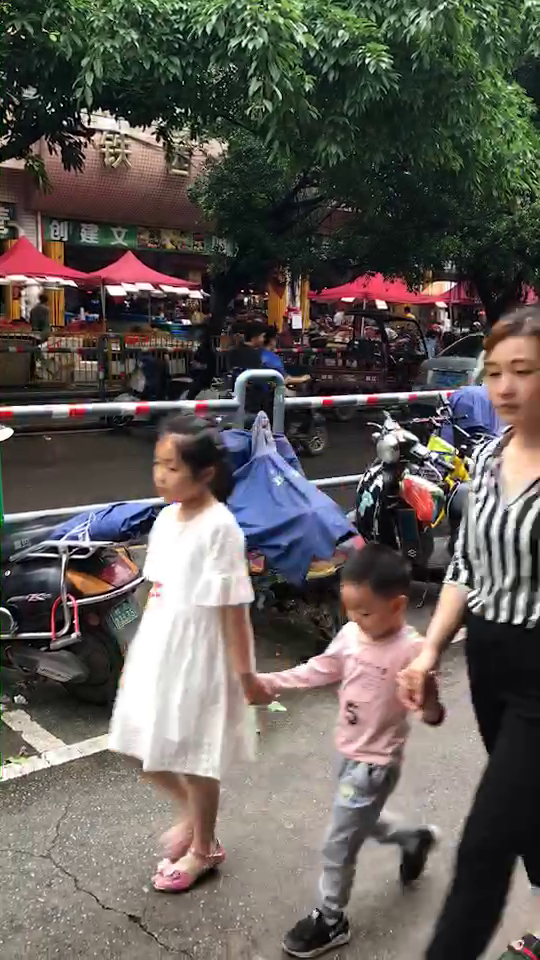
#> input picture frame 30 of python-行人检测-可用/pedestrian-detection/videos/test01.mp4, 540 x 960 px
$ python videoDetect.py
#> lines starting #> are read from the running program, lines starting #| are printed output that depends on the picture
# USAGE
# python detect.py --images images

# import the necessary packages
from __future__ import print_function
from imutils.object_detection import non_max_suppression
from imutils import paths
import numpy as np
import argparse
import imutils
import cv2
import xml.etree.ElementTree as ET

# 定义旋转rotate函数
def rotate(image, angle, center=None, scale=1.0):
    # 获取图像尺寸
    (h, w) = image.shape[:2]

    # 若未指定旋转中心，则将图像中心设为旋转中心
    if center is None:
        center = (w / 2, h / 2)

    # 执行旋转
    M = cv2.getRotationMatrix2D(center, angle, scale)
    rotated = cv2.warpAffine(image, M, (w, h))

    # 返回旋转后的图像
    return rotated


# initialize the HOG descriptor/person detector
hog = cv2.HOGDescriptor()
# hog.load('./detector/cascade.xml')
svm = cv2.HOGDescriptor_getDefaultPeopleDetector()
# svm.load('./detector/cascade.xml')
# svm =
# hog.setSVMDetector(svm)
# svm = cv2.ml.SVM_load('./detector/cascade.xml')
hog.setSVMDetector(svm)

camera = cv2.VideoCapture('./videos/test01.mp4')
# 初始化视频流的第一帧
firstFrame = None
while True:
  # 获取当前帧并初始化occupied/unoccupied文本
  (grabbed, frame) = camera.read()
#> frame is the input picture: shape (960, 540, 3); mean B, G, R 87.3, 92.2, 97.7
  text = "Unoccupied"
  # 如果不能抓取到一帧，说明我们到了视频的结尾
  if not grabbed:
    break
  # 调整该帧的大小，转换为灰阶图像并且对其进行高斯模糊
  frame = imutils.resize(frame, width=500)
#> frame: shape (888, 500, 3)
  gray = cv2.cvtColor(frame, cv2.COLOR_BGR2GRAY)
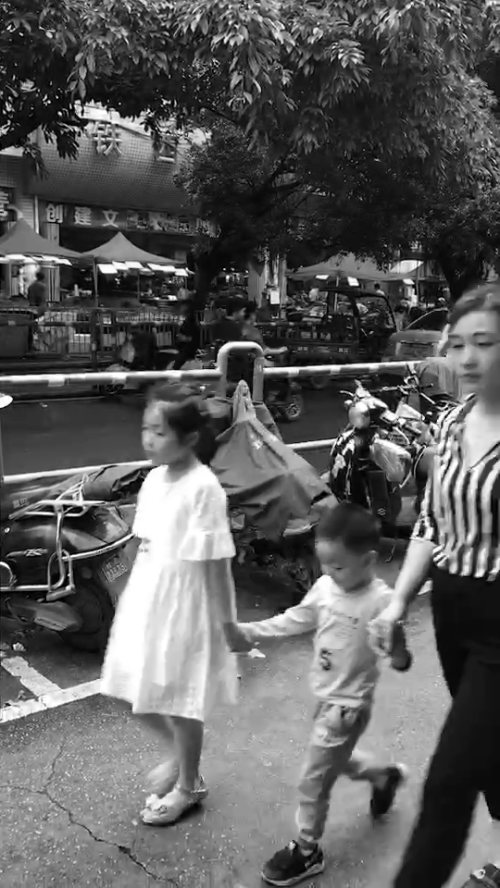
#> gray: shape (888, 500); min 0, max 255, mean 93.3
  gray = cv2.GaussianBlur(gray, (21, 21), 0)
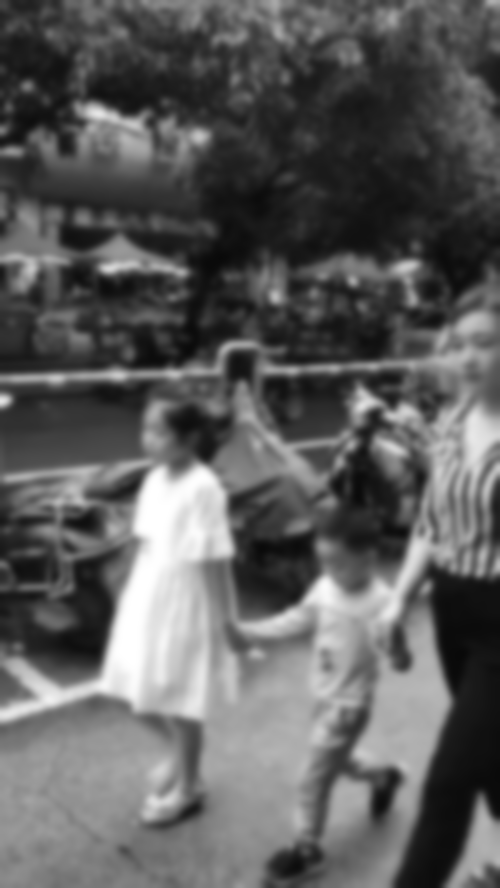
#> gray: shape (888, 500); min 9, max 255, mean 93.3
  # 如果第一帧是None，对其进行初始化
  if firstFrame is None:
    firstFrame = gray
    continue

  newframe = rotate(frame, 270)
  nmsFrame = newframe.copy()

  # cv2.imshow('gray',gray)
  # 背景去除, 差值大于50的像素留下
  frameDelta = cv2.absdiff(firstFrame, gray)
  thresh = cv2.threshold(frameDelta, 25, 255, cv2.THRESH_BINARY)[1]
  result = np.hstack((gray, thresh))
  # cv2.imshow('result', result)

  # detect people in the image
  rects, weights = hog.detectMultiScale(newframe, winStride=(4, 4), padding=(8, 8), scale=1.05)
  # rects, weights = hog.detectMultiScale(newframe)

  # draw the original bounding boxes
  for (x, y, w, h) in rects:
      cv2.rectangle(newframe, (x, y), (x + w, y + h), (0, 0, 255), 2)

  # apply non-maxima suppression to the bounding boxes using a
  # fairly large overlap threshold to try to maintain overlapping
  # boxes that are still people
  rects = np.array([[x, y, x + w, y + h] for (x, y, w, h) in rects])
  pick = non_max_suppression(rects, probs=None, overlapThresh=0.65)

  # draw the final bounding boxes
  for (xA, yA, xB, yB) in pick:
      cv2.rectangle(nmsFrame, (xA, yA), (xB, yB), (0, 255, 0), 2)

  # cv2.imshow("Before NMS", newframe)
  # cv2.imshow("After NMS", nmsFrame)
  result = np.hstack((newframe, nmsFrame))
  cv2.imshow("Detecting", result)
  cv2.waitKey(0)

$ run again, starting later in the video
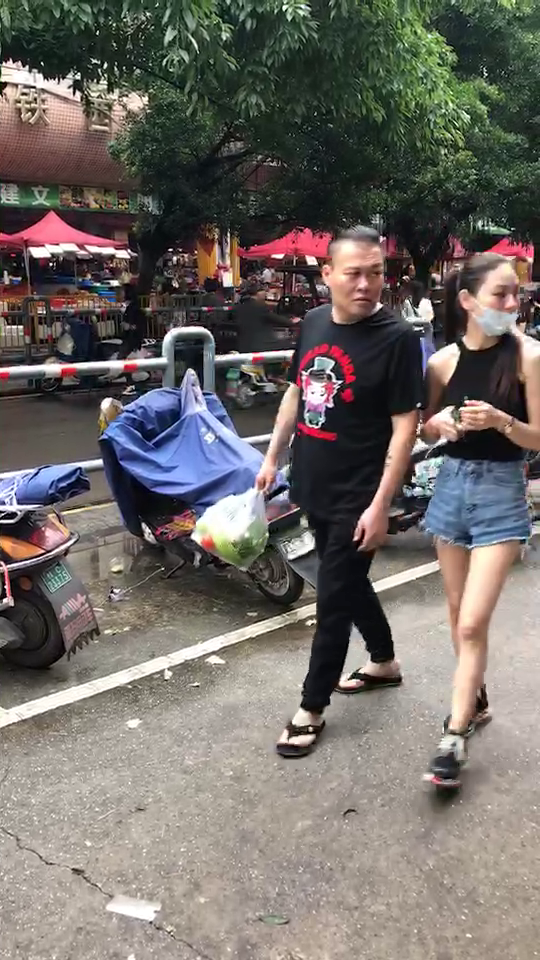
#> input picture frame 135 of python-行人检测-可用/pedestrian-detection/videos/test01.mp4, 540 x 960 px
#> frame is the input picture: shape (960, 540, 3); mean B, G, R 102.6, 107.3, 112.6
#> frame: shape (888, 500, 3)
#> `gray = cv2.cvtColor(frame, cv2.COLOR_BGR2GRAY)`:
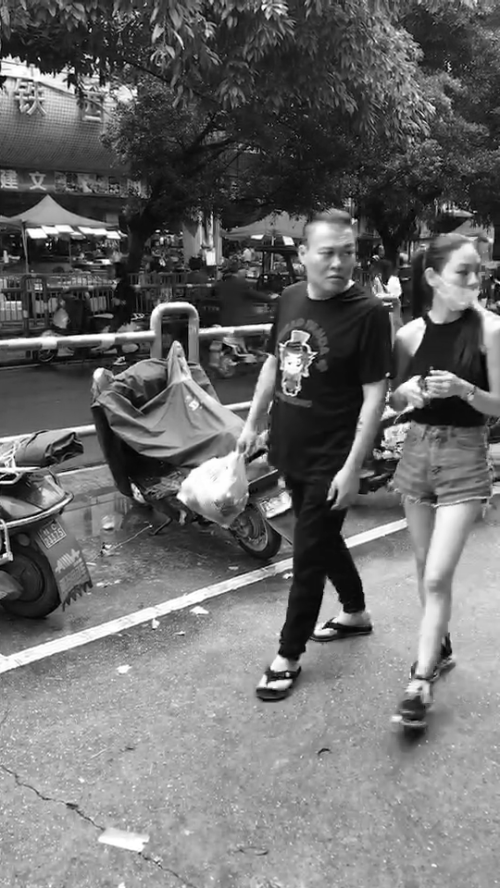
#> gray: shape (888, 500); min 0, max 255, mean 108.4
#> `gray = cv2.GaussianBlur(gray, (21, 21), 0)`:
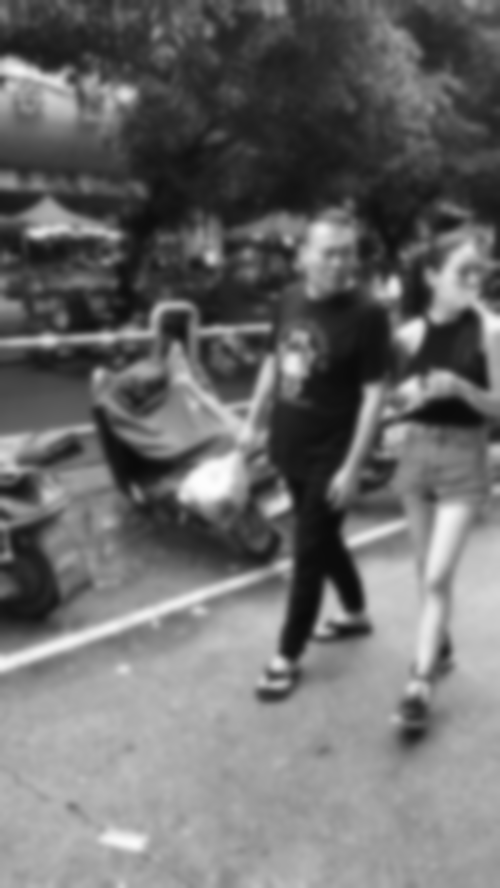
#> gray: shape (888, 500); min 10, max 253, mean 108.4

$ run again, starting later in the video
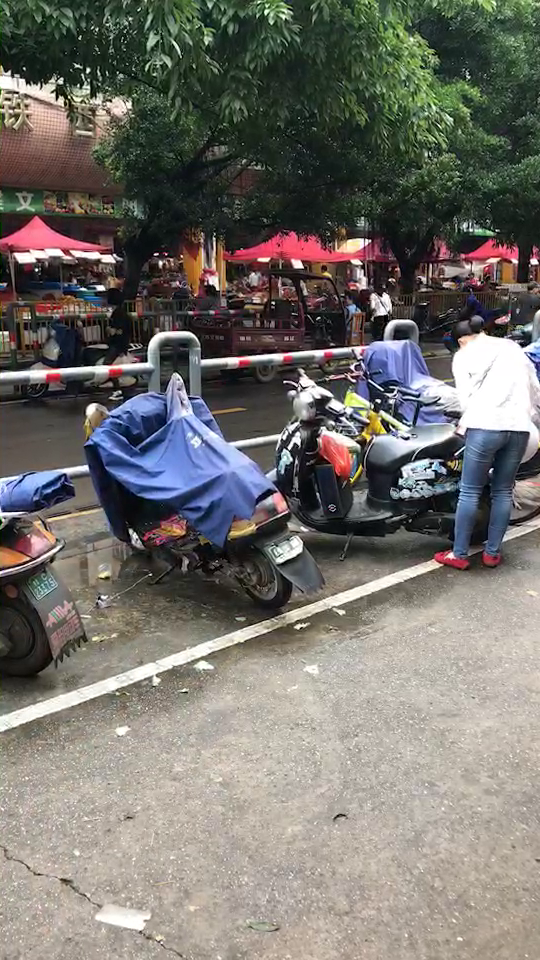
#> input picture frame 240 of python-行人检测-可用/pedestrian-detection/videos/test01.mp4, 540 x 960 px
#> frame is the input picture: shape (960, 540, 3); mean B, G, R 108.4, 113.8, 116.6
#> frame: shape (888, 500, 3)
#> `gray = cv2.cvtColor(frame, cv2.COLOR_BGR2GRAY)`:
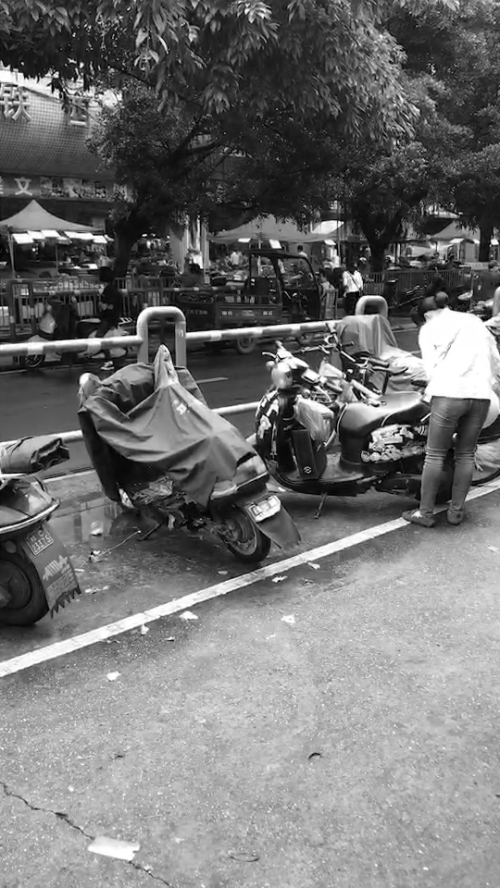
#> gray: shape (888, 500); min 0, max 255, mean 114.1
#> `gray = cv2.GaussianBlur(gray, (21, 21), 0)`:
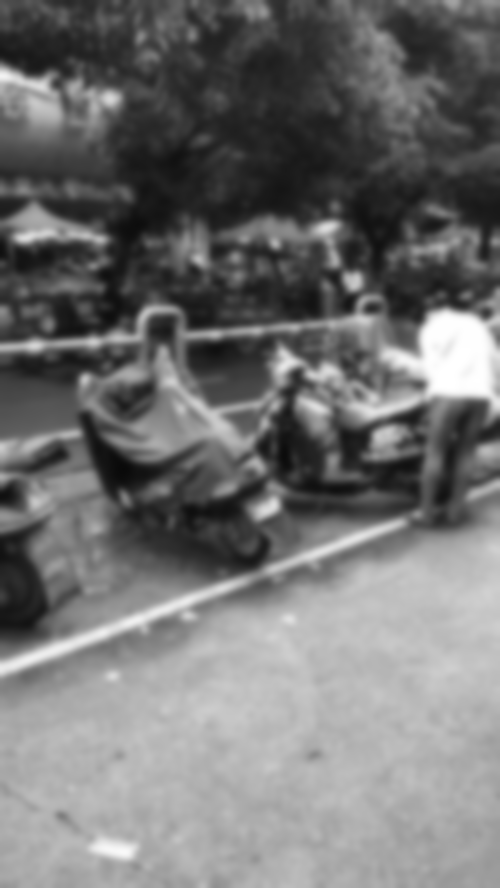
#> gray: shape (888, 500); min 9, max 255, mean 114.1
